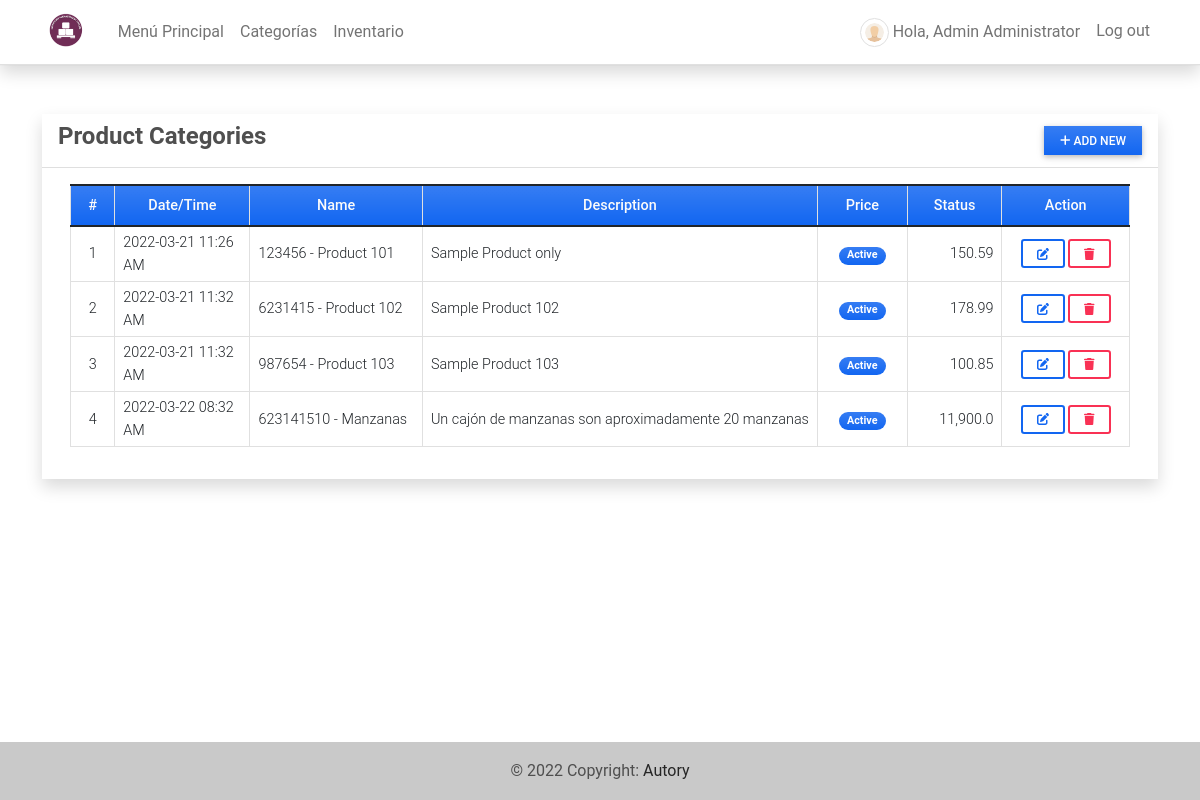
The page /product (signed in) on the database as committed earlier.
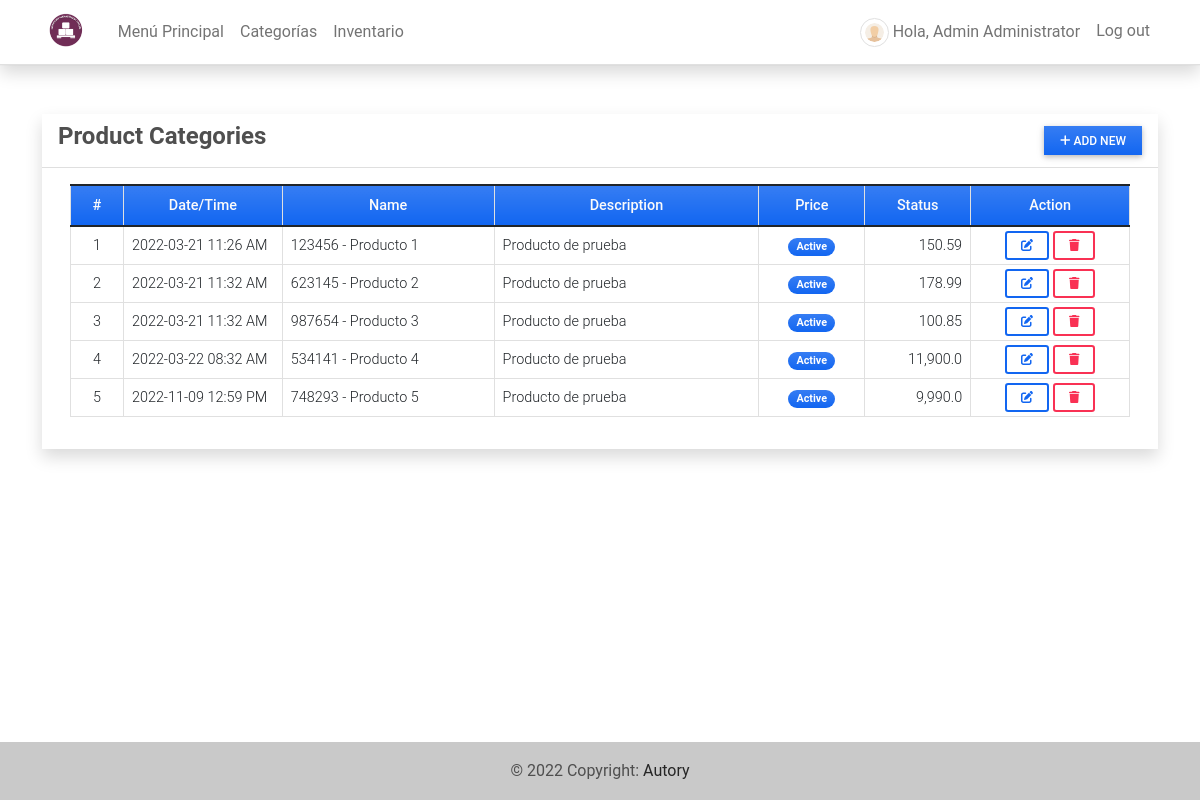
The same page on the database as committed later.
### imsApp/models.py (models this page shows, shortened)
class Product(models.Model):
    code=models.CharField(max_length=100,blank=True, null=True)
    name=models.CharField(max_length=250,blank=True, null=True)
    description = models.TextField()
    price = models.FloatField(default=0)
    status = models.CharField(max_length=2, choices=(('1','Adentro'),('2','Afuera')), default=1)
    date_created = models.DateTimeField(default=timezone.now)
    date_updated = models.DateTimeField(auto_now=True)
    def __str__(self):
        return self.code + ' - ' + self.name

### imsApp/views.py (the view)
# urls.py: path('product',views.product_mgt,name='product-page'),
def product_mgt(request):
    context['page_title'] = "Product List"
    products = Product.objects.all()
    context['products'] = products
    return render(request, 'product_mgt.html', context)

### imsApp/templates/product_mgt.html (shortened to what this page needs)
{% extends 'base.html' %} {% load humanize %} {% block pageContent %}
<div class="col-lg-12 col-md-12 col-sm-12 col-xs-12">
    <div class="card card-default rounded-0 shadow ">
        <div class="card-header">
            <div class="d-flex w-100 align-items-center justify-content-between">
                <h4 class="card-title fw-bold">Product Categories</h4>
                <div class="tools">
                    <button type="button" class="btn btn-primary rounded-0 bg-gradient btn-sm" id='add_new'><i class="fa fa-plus"></i> Add New</button>
                </div>
            </div>
        </div>
        <div class="card-body">
            <div class="container-fluid">
                <table class="table table-bordered" id="product-list">
                    <colgroup>
                        <col width="5%">
                        <col width="15%">
                        <col width="20%">
                        <col width="25%">
                        <col width="10%">
                        <col width="10%">
                        <col width="15%">
                    </colgroup>
                    <thead>
                        <tr class="bg-gradient bg-primary bg-opacity-50 text-light">
                            <th class="px-2 py-2 text-center">#</th>
                            <th class="px-2 py-2 text-center">Date/Time</th>
                            <th class="px-2 py-2 text-center">Name</th>
                            <th class="px-2 py-2 text-center">Description</th>
                            <th class="px-2 py-2 text-center">Price</th>
                            <th class="px-2 py-2 text-center">Status</th>
                            <th class="px-2 py-2 text-center">Action</th>
                        </tr>
                    </thead>
                    <tbody>
                        {% for product in products %}
                        <tr>
                            <td class="px-2 py-1 align-middle text-center">{{ forloop.counter }}</td>
                            <td class="px-2 py-1 align-middle">{{ product.date_created|date:"Y-m-d h:i A" }}</td>
                            <td class="px-2 py-1 align-middle">{{ product }}</td>
                            <td class="px-2 py-1 align-middle">
                                <p class="m-0 text-truncate">{{ product.description }}</p>
                            </td>
                            <td class="px-1 py-1 align-middle text-center">
                                {% if product.status == '1' %}
                                <span class="badge bg-primary bg-gradient rounded-pill px-2">Active</span> {% else %}
                                <span class="badge bg-secondary bg-gradient rounded-pill px-2">Inactive</span> {% endif %}
                            </td>
                            <td class="px-2 py-1 align-middle text-end">{{ product.price|intcomma }}</td>
                            <td class="px-2 py-1 align-middle text-center">
                                <a class="btn btn-outline-primary btn-sm edit-data" href="javascript:void(0)" data-id="{{ product.pk }}" title="Edit">
                                    <i class="fa fa-edit"></i>
                                </a>
                                <button class="btn btn-outline-danger btn-sm delete-data" type="button" data-id="{{ product.pk }}" title="Delete">
                                    <i class="fa fa-trash"></i>
                                </button>
                            </td>
                        </tr>
                        {% endfor %}
                    </tbody>
                </table>
            </div>
        </div>
    </div>
</div>
{% endblock pageContent %}

Rows that differ between the two databases and show on the page:
changed Product: code+name "123456 - Product 101" → "123456 - Producto 1"; description "Sample Product only" → "Producto de prueba"
changed Product: code+name "6231415 - Product 102" → "623145 - Producto 2"; description "Sample Product 102" → "Producto de prueba"
changed Product: code+name "987654 - Product 103" → "987654 - Producto 3"; description "Sample Product 103" → "Producto de prueba"
changed Product: code+name "623141510 - Manzanas" → "534141 - Producto 4"; description "Un cajón de manzanas son aproximadamente 20 manzanas" → "Producto de prueba"
added Product: date_created "2022-11-09 12:59 PM", code+name "748293 - Producto 5", description "Producto de prueba", status "Active", price "9,990.0"
